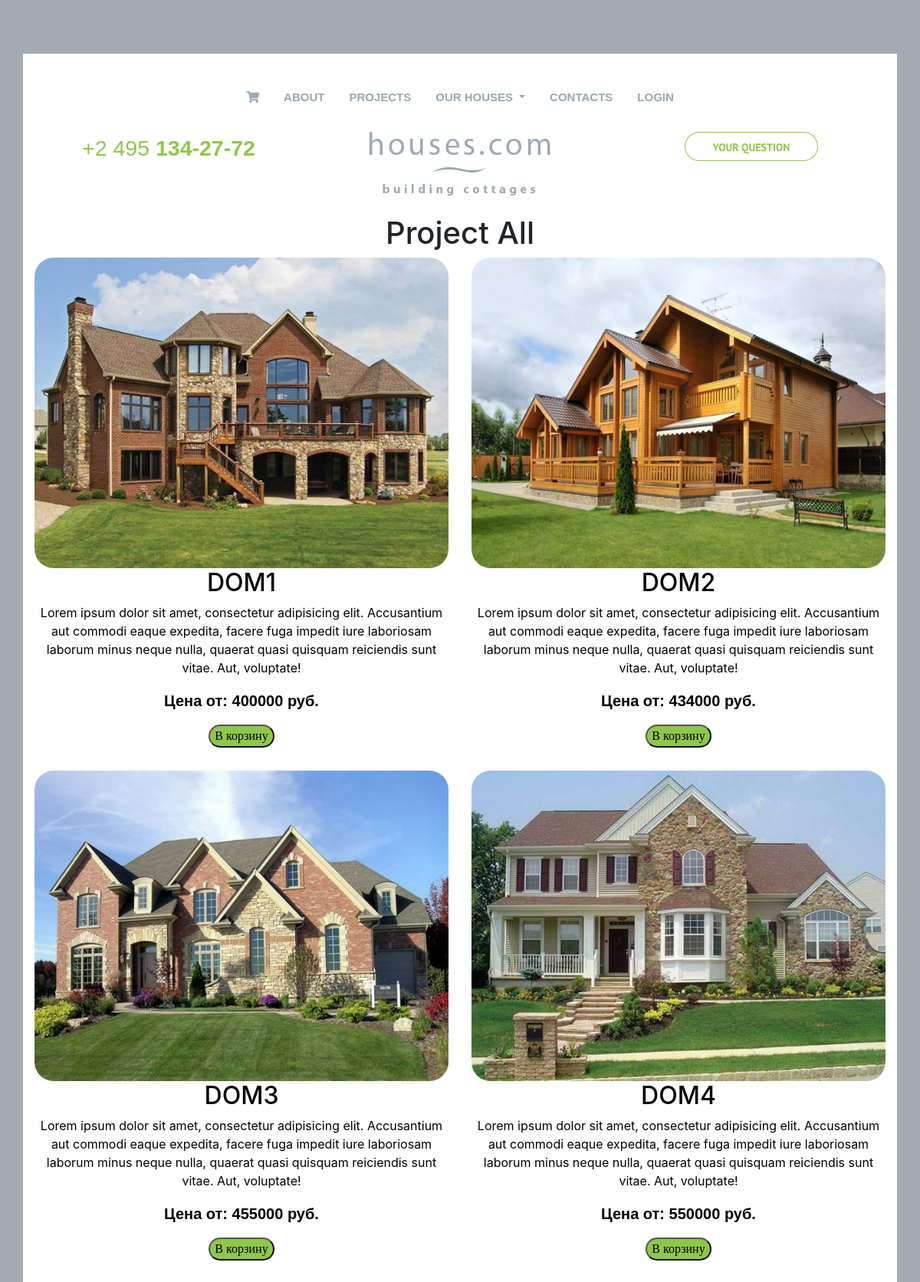
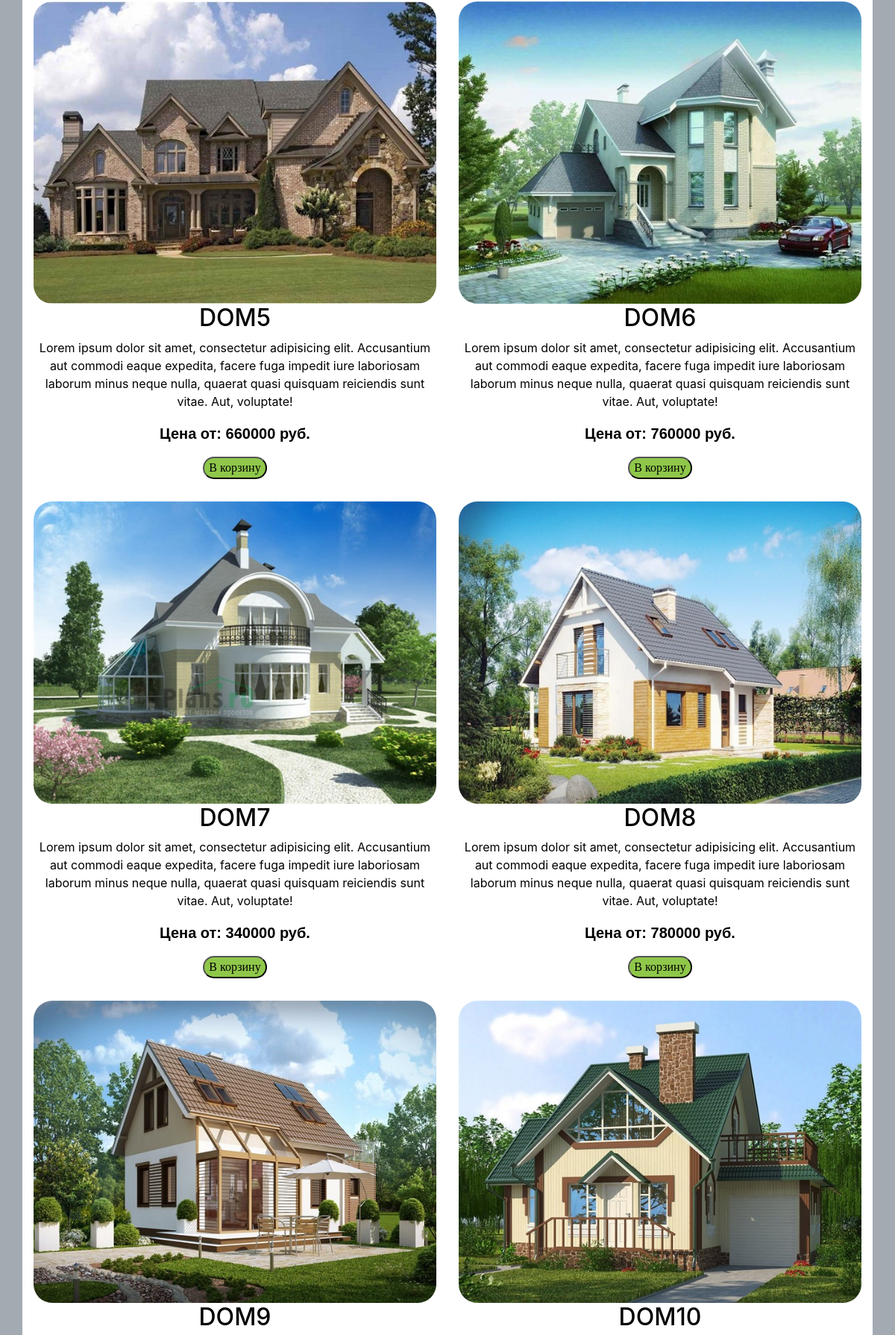
The page /projects/0/ (upper part) on the database its author committed (2 pictures, top to bottom).
### mainapp/models.py (models this page shows, shortened)
class Product(models.Model):
    name = models.CharField(max_length=32, unique=True, verbose_name='Название проекта')
    info = models.TextField(verbose_name='Описание проекта')
    price = models.PositiveIntegerField(verbose_name='Цена')
    img = models.ImageField(upload_to='products/%Y/%m/%d', verbose_name='Картинка проекта')
    category = models.ForeignKey(Category, on_delete=models.SET_NULL, null=True, blank=True)

### mainapp/views.py (the view)
# urls.py: path('projects/<pk>/', products_of_categories_view, name='products_of_categories'),
def products_of_categories_view(request, pk):
    basket = []
    if request.user.is_authenticated:
        basket = Basket.objects.filter(user=request.user)
    if pk == '0':
        products = Product.objects.all()
        category = {'name': 'All'}
    else:
        category = Category.objects.get(pk=pk)
        products = Product.objects.filter(category=category)
    content = {
        'products': products,
        'category': category,
        'basket': basket,
        'categories': get_categories()
    }
    return render(request, 'mainapp/products.html', content)

### mainapp/views.py (called while the page is built)
def get_categories():
    return Category.objects.all().exclude(is_active=False)

### mainapp/templates/mainapp/products.html (shortened to what this page needs)
{% extends 'mainapp/base.html' %}
{% load static %}
{% block content %}
    <div class="col-12 text-center"><h1>Project {{ category.name }}</h1></div>
    <div class="typeItems row">
        {% for product in products %}
            <div class="col-md-6 col-12 text-center">
                <a href='{% url 'mainapp:product' pk=product.pk %}' class="category typeItem">
                    <img src={{ product.img.url }} alt="1">
                    <h2>{{ product.name }}</h2>
                    <p>{{ product.info }}</p>
                    <p class="price">Цена от: {{ product.price }} руб.</p>
                    <a href={% url 'basketapp:add' pk=product.pk %}>
                    <button class="itemBtn">В корзину</button>
                </a>
            </div>
        {% endfor %}
    </div>
{% endblock %}

### static/style.css (style rules this page uses)
body { background: #a3aab1; }
.row { margin: 0; }
.typeItem { margin: 15px 0; }
.typeItem h2 { text-transform: uppercase; }
.typeItem img { max-width: 100%; }
.price { font-weight: bold; font-family: "Ubuntu Light", sans-serif; font-size: 20px; }
.itemBtn { background: #8fc74a; border-radius: 50px; text-align: center; font-family: Algerian sans-serif; margin-bottom: 30px; }
.category { text-decoration: none; color: #000; }
.category img { border-radius: 25px; }

### rows shown on the page
Product: img (picture), name "DOM1", info "Lorem ipsum dolor sit amet, consectetur adipisicing elit. Accusantium aut commodi eaque expedita, facere fuga impedit iure laboriosam laborum minus neque nulla, quaerat quasi quisquam reiciendis sunt vitae. Aut, voluptate!", price "400000"
Product: img (picture), name "DOM2", info "Lorem ipsum dolor sit amet, consectetur adipisicing elit. Accusantium aut commodi eaque expedita, facere fuga impedit iure laboriosam laborum minus neque nulla, quaerat quasi quisquam reiciendis sunt vitae. Aut, voluptate!", price "434000"
Product: img (picture), name "DOM3", info "Lorem ipsum dolor sit amet, consectetur adipisicing elit. Accusantium aut commodi eaque expedita, facere fuga impedit iure laboriosam laborum minus neque nulla, quaerat quasi quisquam reiciendis sunt vitae. Aut, voluptate!", price "455000"
Product: img (picture), name "DOM4", info "Lorem ipsum dolor sit amet, consectetur adipisicing elit. Accusantium aut commodi eaque expedita, facere fuga impedit iure laboriosam laborum minus neque nulla, quaerat quasi quisquam reiciendis sunt vitae. Aut, voluptate!", price "550000"
Product: img (picture), name "DOM5", info "Lorem ipsum dolor sit amet, consectetur adipisicing elit. Accusantium aut commodi eaque expedita, facere fuga impedit iure laboriosam laborum minus neque nulla, quaerat quasi quisquam reiciendis sunt vitae. Aut, voluptate!", price "660000"
Product: img (picture), name "DOM6", info "Lorem ipsum dolor sit amet, consectetur adipisicing elit. Accusantium aut commodi eaque expedita, facere fuga impedit iure laboriosam laborum minus neque nulla, quaerat quasi quisquam reiciendis sunt vitae. Aut, voluptate!", price "760000"
Product: img (picture), name "DOM7", info "Lorem ipsum dolor sit amet, consectetur adipisicing elit. Accusantium aut commodi eaque expedita, facere fuga impedit iure laboriosam laborum minus neque nulla, quaerat quasi quisquam reiciendis sunt vitae. Aut, voluptate!", price "340000"
Product: img (picture), name "DOM8", info "Lorem ipsum dolor sit amet, consectetur adipisicing elit. Accusantium aut commodi eaque expedita, facere fuga impedit iure laboriosam laborum minus neque nulla, quaerat quasi quisquam reiciendis sunt vitae. Aut, voluptate!", price "780000"
Product: img (picture), name "DOM9"
Product: img (picture), name "DOM10"

### other values the page prints
{{ category.name }} "All"
